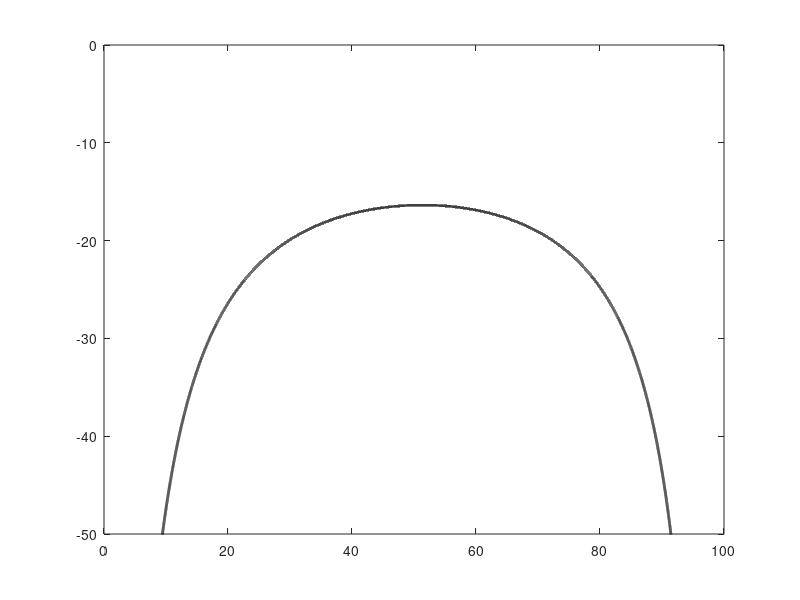

The MATLAB script that drew this image: (Note: this script raises an error after producing the figure.)
%%
% pop=100;
% beta = 0.06/pop;%0.0232/pop;%0.06;
% r = 0.1;%0.39;
% c = 0.2;%6.83;
% gamma = 1.0/110.0;
% amax = 0.9;
% amin = 0.2;
% I0 = 0.99*pop;
% sigma = 0.5;

% pop=500;
% beta = 0.0232/pop;
% r = 0.39;
% c = 6.83;
% gamma = 1/110.0;
% amax = 0.9;
% amin = 0.2;
% I0 = 0.99*pop;
% sigma = 0.5;

pop=100.0;
beta = 0.0232/pop;
r = 0.1;
c = 0.23;
gamma = 1.0/110.0;
amax = 0.9;
amin = 0.2;
I0 = 0.99*pop;
sigma = 0.1;

% pop=100;
% beta = 0.06/pop;%0.1/pop;%0.06/pop;
% r = 1.0;
% c = 3.0;%155/36;%6.39;
% gamma = 1.0/110.0;%1.0/250;%1.0/36.0;
% amax = 0.9;%0.75;
% amin = 0.2;
% I0 = 0.99*pop;
% %https://bmcvetres.biomedcentral.com/articles/10.1186/s12917-016-0905-3
% sigma = 0.05;

l0 = -1.0;
dy = 0.01;
NSTPS = 2000000;
HT = 500;
%TTARG=250.0;
TTARG=305.0;

f = @(t,y)odeswitch(t,y,amin,amax,r,sigma,beta,pop,c,gamma);
t =0:0.01:1000;
ivals = linspace(0,pop,length(t));
figure()
plot(ivals, -r*(pop - sigma*ivals)./(beta*(pop-ivals).*ivals),'linewidth',2,'color','k')
ylim([-50,0])
hold on;
%%
lvals = [];
tts = [];
y2 = l0;
count=1;
while y2>-HT
    tt = get_Ttime(y2,I0,beta,gamma,r,c,sigma,pop,amin,amax);
    if tt<(1e6/2)
        lvals(count) = y2;
        tts(count) = tt;
        count=count+1;
    else
        break
    end
    y2=y2-dy;
    
end
%%
options = odeset('Events', @(t,y)lzero(t, y),'RelTol',1e-8);
found_roots = [];
as=[];
cols = ['r','b','y'];
count=1;
for i = 2:length(tts)
    if ((tts(i)<TTARG)&&(TTARG<tts(i-1))) ||  ((tts(i)>TTARG)&&(TTARG>tts(i-1)))
        lval=fzero(@(x)rf_sa(x,I0,beta,gamma,r,c,sigma,pop,amin,amax,TTARG),[lvals(i),lvals(i-1)]);
        y0=[lval,I0];
        tstart = 0.0;
        tend=TTARG;
        [T,Y] = ode45(f,[tstart, tend],y0,options);
        [~,~,switch_ind]=get_a(Y(:,2),Y(:,1),pop,r,sigma,beta,amin,amax);
        as = [as;[T(switch_ind)]];
        plot(Y(:,2),Y(:,1),'linewidth',1.5)
        count=count+1;
        found_roots=[found_roots;lval];
    end
        
end
%legend('switching curve',append('\lambda = ',num2str(found_roots(1))),append('\lambda = ',num2str(found_roots(2))),append('\lambda = ',num2str(found_roots(3))),'Location','northwest')

